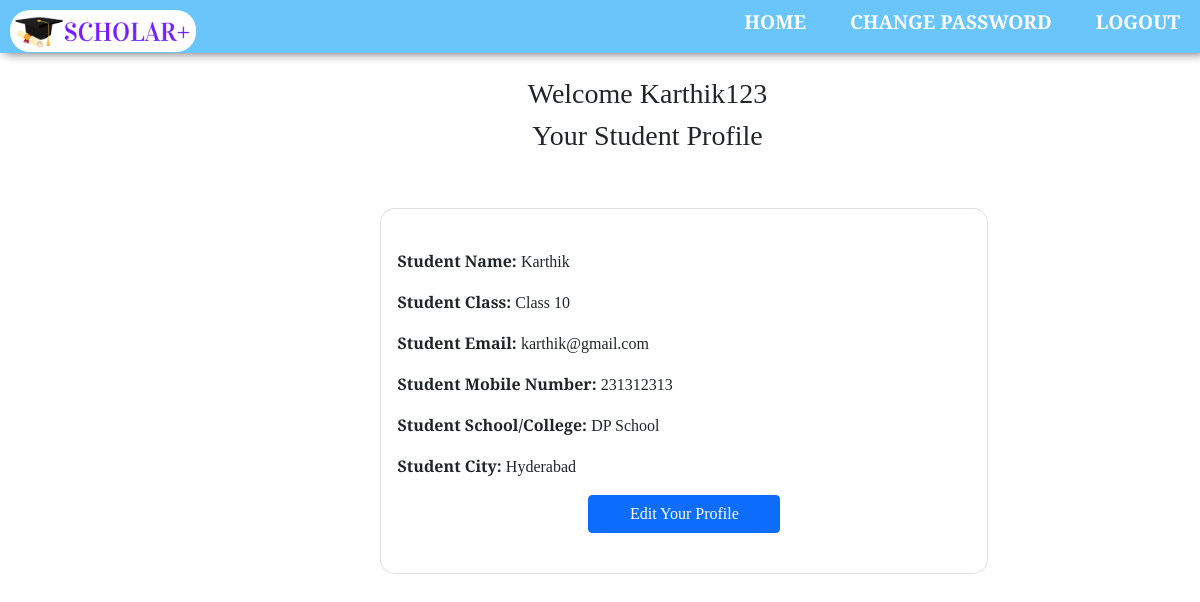
Screenshot of /profile/ (signed in) with the database file from the repository.
### app/models.py (models this page shows, shortened)
class StudentProfile(models.Model):
    user = models.ForeignKey(User, on_delete=models.CASCADE)
    student_name = models.CharField(max_length=200)
    class_student = models.CharField(
        max_length=100, choices=CLASSES)
    student_email = models.EmailField(max_length=200)
    mobile_number = models.IntegerField()
    school = models.CharField(max_length=200)
    city = models.CharField(max_length=200)

### app/views.py (the view)
# urls.py: path('profile/', views.profile, name="profile"),
def profile(request):
    if request.user.is_authenticated:
        user = request.user
        profile_updated = False
        profile_there = StudentProfile.objects.filter(user=user)
        profile_updated = StudentProfile.objects.filter(Q(user=user)).exists()
        print(profile_updated)
        if(profile_updated == False):
            return render(request, 'noprofile.html')
        else:
            return render(request, 'profile.html', {'profile_there': profile_there})

### app/templates/profile.html (shortened to what this page needs)
{% load static %}
<!doctype html>
<html lang="en">
  <head>
    <link rel="stylesheet" href="/static/css/logincss.css">
    <link href="https://cdn.jsdelivr.net/npm/bootstrap@5.1.1/dist/css/bootstrap.min.css" rel="stylesheet">
  </head>
  <body>
  <div class="banner">
            <div class="navbar">
                <img src="/static/images/logo.png" class="logo">
                <ul>
                <li><a href="{% url 'homepage' %}" style="color:white"><b>HOME</b></a></li>
                <li><a href="{% url 'changepassword' %}" style="color:white"><b>CHANGE PASSWORD</b></a></li>
                <li><a href="{% url 'logout' %}" style="color:white"><b>LOGOUT</b></a></li>
                </ul>
            </div>
    {% if request.user.is_authenticated %}
    <div class="container">
      <div class="row my-3 mt-4">
        <div class="col-sm-7 offset-sm-3">
          <h3 align="center">Welcome {{request.user.username|capfirst}}</h3>
          <h3 align="center">Your Student Profile</h3>
          <br />
        <br>
    <div class="col-sm offset-sm-1">
   <div class="row">
   {% for p in profile_there %}
    <div class="col-sm-6">
     <div class="card" style="width: 38rem; border-radius:15px ; border-style:solid ; border-style: double; background-color: white";>
      <div class="card-body">
       <br>
       <p><b>Student Name: </b> {{p.student_name}}</p>
       <p><b>Student Class: </b> {{p.class_student}}  </p>
       <p><b>Student Email: </b> {{p.student_email}}</p>
       <p><b>Student Mobile Number: </b> {{p.mobile_number}}</p>
       <p><b>Student School/College: </b>{{p.school}}</p>
       <p><b>Student City: </b>{{p.city}}</p>
       <div class="button-one mb-4" align="center">
    <a type="button" class="btn btn-primary"style="width: 12rem" href="{% url 'editprofile' p.id %}">Edit Your Profile</a>
    </div>
      </div>
     </div>
    </div>
    {% endfor %}
          </div>
          </div>
          </div>
    {% endif %}
  </body>
</html>

### app/static/css/logincss.css (style rules this page uses)
* { margin: 0; padding: 0; font-family: 'Arvo', serif; }
.banner { width: 100%; height: 100vh; background-size: cover; background-position: center; }
.navbar { width: 100%; margin: auto; padding: 15px 0; display: flex; align-items: center; justify-content: space-between; background-color:rgb(106, 197, 250);; box-shadow: 5px 0px 10px rgb(97, 96, 96); font-family:'Times New Roman', Times, serif; height: 1.4cm; }
.logo { width: 186px; cursor: pointer; border-radius: 20px; margin-left: 10px; float: left }
.navbar ul li { list-style: none; display: inline-block; margin: 0 20px; position: relative; }
.navbar ul li a { text-decoration: none; color: rgb(255, 255, 255); text-transform: uppercase; font-size:120%; font-family:Cambria, Cochin, Georgia, Times, 'Times New Roman', serif; }
.navbar ul li::after { content: ''; height: 3px; border-radius: 3px; width: 0; background:rgb(255, 255, 255); position: absolute; left: 0; bottom: -10px; transition: 0.07s; }
* { margin: 0; padding: 0; box-sizing: border-box; font-family: 'Arvo', serif; }
body { justify-content: center; align-items: center; display: flex; background-color: rgb(255, 255, 255); background-image: linear-gradient(rgba(255, 255, 255, 0.5),rgba(255, 255, 255, 0.5)),url(/static/images/background.jpg); min-height: 100vh; background-attachment: fixed; background-size: cover; background-position: left; }

### rows the page displays
StudentProfile: student_name "Karthik", class_student "Class 10", student_email "karthik@gmail.com", mobile_number "231312313", school "DP School", city "Hyderabad"

### other values shown
{{ request.user.username|capfirst }} "Karthik123"
